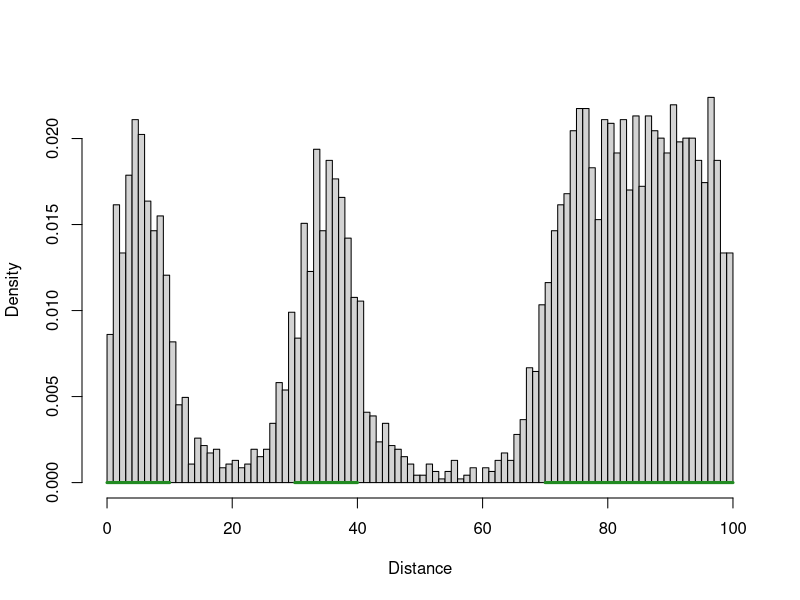
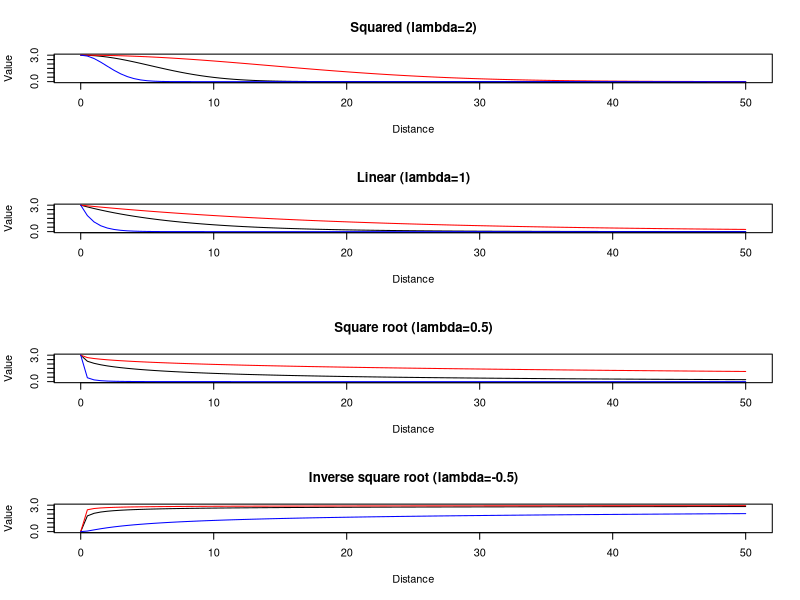
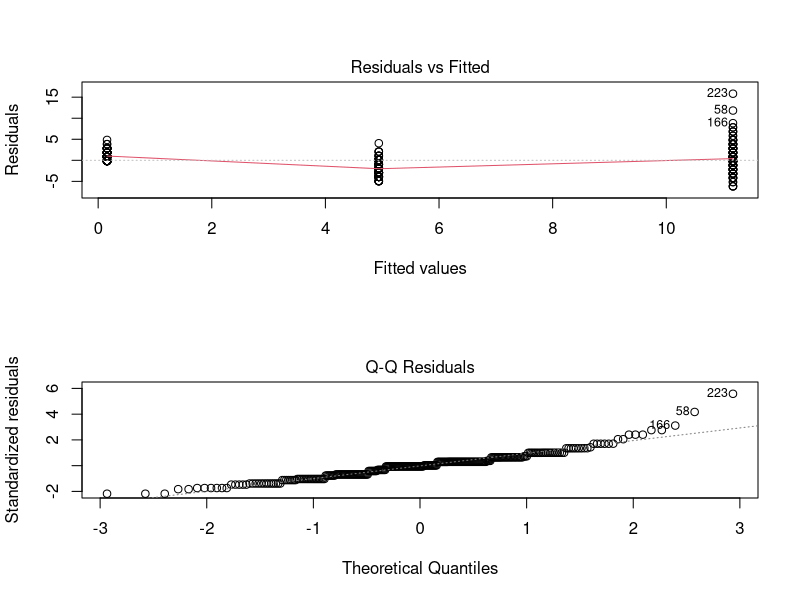
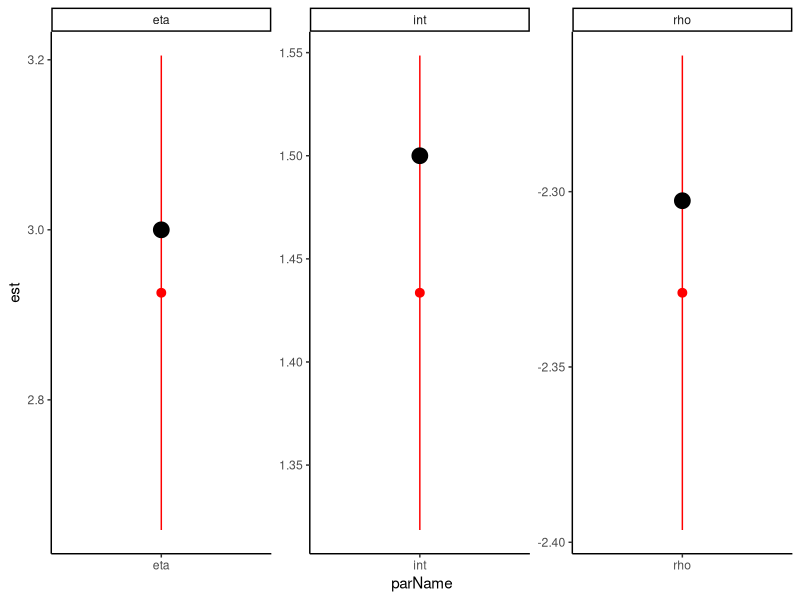
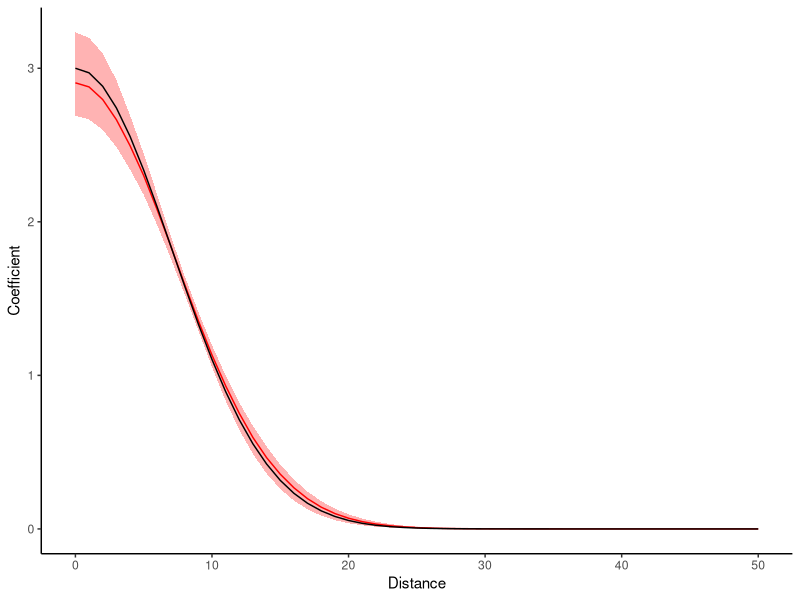
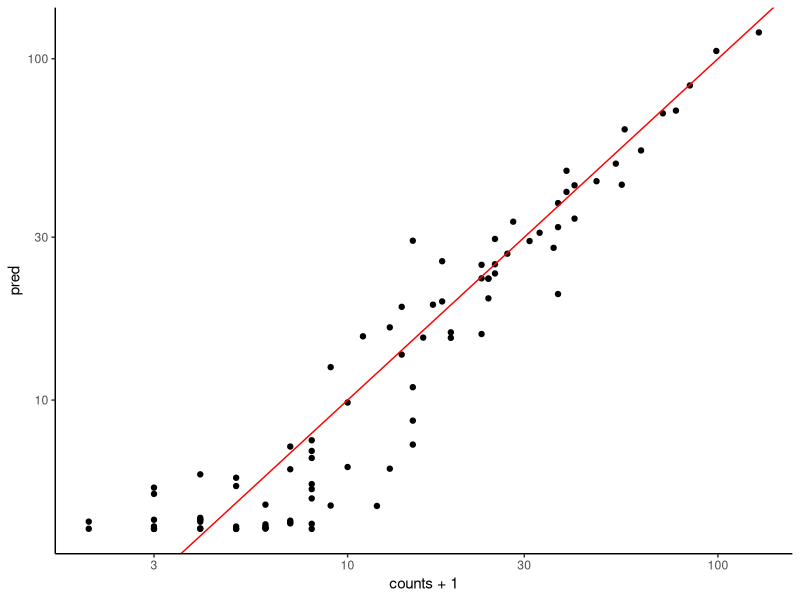
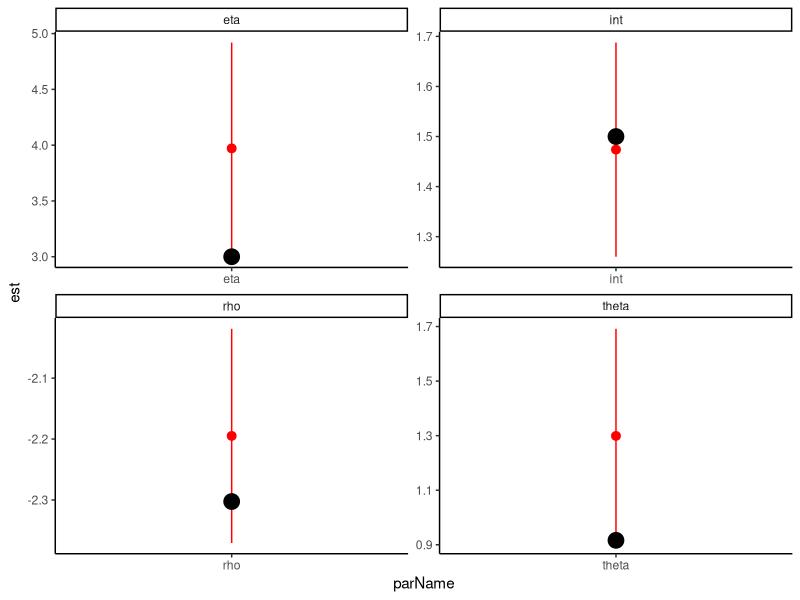
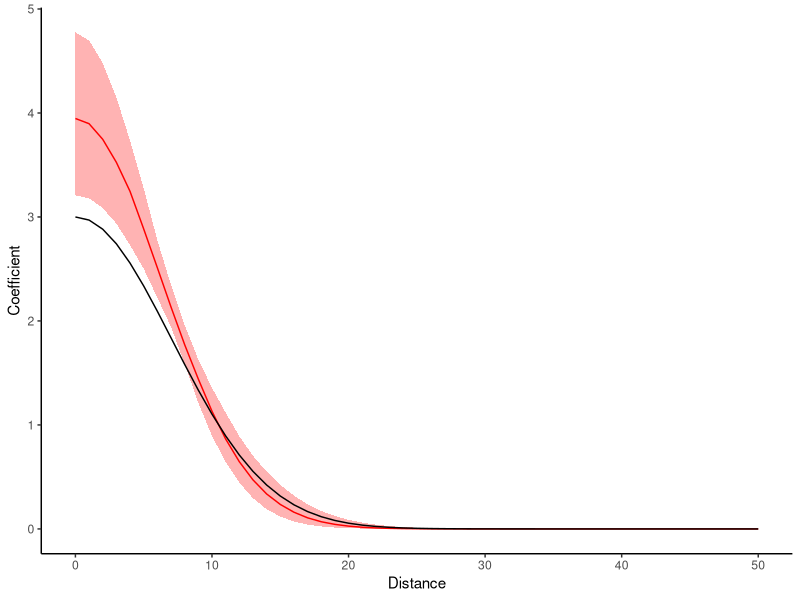

Write R code to recreate these figures, in order. (Note: this script raises an error after producing the figures.)
#Simulation to look at dispersal distances from seminatural features, SR 2020

library(tidyverse)
# library(devtools)
# install_github('https://github.com/jdyen/FREE')
# library(FREE) #Functional regression
library(mgcv)

# Functions for simulation -------------------------------------------------------

#Idea: 2D world of habitable patches surrounded by uninhabitable matrix. 
#Organisms start in a patch, reproduce according to logistic growth equation (K related to size of patch), and then disperse according to some univariate normal distribution
#If they land in another/the same patch, they add to its population
#Basically just the theory of island biogeography + metapopulation stuff

#Function to generate distribution of propagules from some source
#patches - dataframe of patches: xmin, xmax, n = starting population
#worldLims - vector of x-limits
#r - rate of growth at n=0
#dispType - dispersal kernel ('normal','t','cauchy','ft')
#dispPars - vector of parameters for dispersal (SD, c(SD,nu) for t-dist, c(a,b) for fat-tailed)
#tim - time steps to take
#kfac - factor to multiply patch size by (raises K-constant of patch)
#propDisperse - proportion of organisms that disperse, rather than staying in the patch (between 0 and 1)
#figure - what type of figure should be displayed ('hist','dense','none')
#lastStep - should only last step be saved (T/F)
#returnDist - should locations of dispersers be returned as a vector (T/F)
mkDist <- function(patches,worldLims,r,dispType,dispPars,tim,kfac,propDisperse=1,figure='hist',lastStep=F,returnDist=F){
  #Helper functions
  
  #Logistic growth equation (n at t+1)
  ntPlus <- function(nt,r,K){
    nt+(r*nt*(1-(nt/K)))
  }
  
  #Generate random numbers from 2-sided fat tailed distribution
  #1-sided: function(d,a,b) 1/(1+a*d^b)
  rft2 <- function(n,a,b){
    d <- runif(n,0,1) #Random uniform
    posneg <- sample(c(-1,1),n,T) #Positive/negative 1
    return(posneg*((1-d)/(a*d))^(1/b))
  }
  
  #Parameters for patches
  patches$size <- with(patches,xmax-xmin) #Size of patch
  patches$mid <- rowMeans(patches[,c('xmax','xmin')]) #Middle of patch
  npatches <- nrow(patches) #number of patches
  
  # plot(0,type='n',xlim=range(patches[,c('xmax','xmin')]),ylim=c(0,30),xlab='',ylab='')
  # for(i in 1:length(patches)){
  #   with(patches,{
  #     lines(c(xmin[i],xmax[i]),c(0,0),col='forestgreen',lwd=3)
  #     points(rep(mean(c(xmin[i],xmax[i])),n[i]),1:(n[i]),pch=19)
  #   })
  # }
  
  recordDisp <- list() #List to store dispersal
  
  for(t in 1:tim){
    #Reproduce
    for(i in 1:npatches){
      patches$n[i] <- max(0,round(ntPlus(patches$n[i],r,patches$size[i]))) #Population cannot be negative
    }
    
    #Disperse
    
    # dLocs <- with(patches,unlist(mapply(rnorm,n,mid,disp))) #Disperse from middle of patch
    dLocs <- numeric(0) #Empty set to store locations
    for(i in 1:npatches){
      #Dispersal location for migrants - all individuals disperse if propDisperse == 1
      nDispersers <- round(patches$n[i]*propDisperse)
      
      dLocs <- with(patches,c(dLocs,switch(dispType, #Choose dispersal kernel
        normal=rnorm(nDispersers,runif(nDispersers,xmin[i],xmax[i]),dispPars[1]), #Normal distribution
        cauchy=rcauchy(nDispersers,runif(nDispersers,xmin[i],xmax[i]),dispPars[1]), #Cauchy
        t=rt(nDispersers,dispPars[2])*dispPars[1] + runif(nDispersers,xmin[i],xmax[i]), #Student's t (regularized)
        ft=rft2(nDispersers,dispPars[1],dispPars[2]) + runif(nDispersers,xmin[i],xmax[i]) #2-sided fat-tailed
      )))
                     
      #Should try fat-tailed as well, as in Chapman et al 2006
      #Formula f(d|a,b) = 1/(1+a*d^b); authors found a = 0.3-0.4, b = 1.5-1.6
      #Turns out this is impossible to integrate. Better to use t dist or cauchy dist.
      #https://besjournals.onlinelibrary.wiley.com/doi/full/10.1111/j.1365-2656.2006.01172.x
      
      patches$n[i] <- patches$n[i] - nDispersers #Remove migrants
      if(patches$n[i]<0) stop('Population negative')
    }
    
    #Assign migrants to new patches
    for(i in 1:npatches){
      #New population = residents + immigrants
      patches$n[i] <- patches$n[i] + sum(dLocs>=patches$xmin[i] & dLocs<=patches$xmax[i]) 
    }
    
    #Record location of all migrants (sucessful/unsuccessful)
    recordDisp[[t]] <- dLocs
  }
  
  if(lastStep) recordDisp <- recordDisp[[length(recordDisp)]] #Only saves the last time step
  
  recordDisp <- unlist(recordDisp) #Converts to vector
  recordDisp <- recordDisp[recordDisp>=min(worldLims)&recordDisp<=max(worldLims)] #Get rid of records outside of world range
  
  if(figure=='hist'|figure=='dens'){ #Make a figure of the dispersal data
    # plot(0,type='n',xlim=range(patches[,c('xmax','xmin')]),ylim=c(0,max(patches$n)),xlab='',ylab='') #Empty plot
    if(figure=='hist') hist(unlist(recordDisp),freq=F,main='',breaks=100,xlim=worldLims,xlab='Distance') #Histogram plot
    
    if(figure=='dens') plot(density(unlist(recordDisp)),zero.line=T,main='',xlim=worldLims,xlab='Distance') #Density plot
    
    
    for(i in 1:npatches){
      with(patches,{
        lines(c(xmin[i],xmax[i]),c(0,0),col='forestgreen',lwd=3)
        # if(n[i]>0) points(rep(mean(c(xmin[i],xmax[i])),n[i]),1:(n[i]),pch=19)
      })
    }
  }
  
  if(returnDist) return(recordDisp)

}

patches <- data.frame(xmin=c(0,30,70),xmax=c(10,40,100),n=c(5,5,15))
worldLims <- c(0,100)
r <- 1 #Rate of growth

# #normal distribution
# dispType <- 'normal'
# dispPars <- c(5)

# #t distribution
# dispType <- 't'
# dispPars <- c(5,3) #dispersal parameters

# #cauchy distribution 
# dispType <- 'cauchy'
# dispPars <- c(1) #dispersal parameters

#2-sided fat-tailed distribution
dispType <- 'ft'
dispPars <- c(0.4,1.5) #dispersal parameters

tim <- 1000 #Time steps
kfac <- 10 #Factor to multiply k by (change carrying capacity for all patches)

#Works
mkDist(patches,worldLims,r,dispType,dispPars,tim,kfac,propDisperse=0.1,figure='hist',lastStep=F,returnDist=F)

#Function to generate random 1-D landscapes
# worldLim: vector of x-limits to world
# nPatches: number of patches to generate
# nWorlds: number of random landscapes to generate (Go then. There are other worlds than these.)
# leaveClear: location(s) to check if patches intersect (reject intersecting worlds). NA indicates no patches needed
mkLandscape <- function(worldLims,nPatches,nWorlds=1,leaveClear=NA){
  #Width of world
  worldWidth <- max(worldLims)-min(worldLims)
  #Number of non-overlapping points
  nPoints <- ifelse(any(is.na(leaveClear)),0,length(leaveClear))
  
  require(gtools)
  nBreaks <- (nPatches*2)+1 #Dimensions for dirichlet process
  outputList <- list()
  listInd <- 1 #Index for list
  
  while(length(outputList)<nWorlds){
    #Generate "cut up string" of locations using dirichlet process
    breakLocs <- cumsum(c(0,rdirichlet(1,rep(1,nBreaks))))*worldWidth + min(worldLims) 
    
    #Assemble into data frame
    patches <- data.frame(xmin=breakLocs[1:length(breakLocs)-1],xmax=breakLocs[2:length(breakLocs)])
    patches <- patches[seq(2,nrow(patches)-1,2),] #Choose only "middle" patches
    rownames(patches) <- NULL #Reset row names
    
    #Check intersection criteria
    pass <- nPoints==0 || !any(rep(patches$xmax,nPoints)>=rep(leaveClear,each=nPatches) & 
                   rep(leaveClear,each=nPatches)>=rep(patches$xmin,nPoints))
    
    if(pass) { #If it passes, append to list
      outputList[[listInd]] <- patches 
      # patches$size <- patches$xmax-patches$xmin #Calculate patch size
      listInd <- listInd + 1 #Increment counter
    }
  }
  return(outputList)
}

#Function to extract "onion skin" proportions of patch cover at distances from cent
# patches: dataframe with xlims of patches
# cent: vector of centre locations
# rad: length of radius
# nSlice: number of slices to take from 0 to rad
onionSkin <- function(patches,cent,rad,nSlice,scale=F){
  #Helper function
  overlap <- function(t1,t2,b1,b2){ #How much of a target line (t1,t2) overlaps the boundary line (b1,b2)
    if(t1>=t2|b1>=b2) stop('Second argument (t2/b2) must be larger than first (t1/b1)')
    max(0,min(t2,b2)-max(t1,b1))
  }
  
  #Setup 
  nPatch <- nrow(patches) #Number of patches specified
  nCent <- length(cent) #Number of point centres to use
  wSlice <- rad/nSlice #Width of a slice
  
  #Matrix for storing values
  results <- matrix(rep(NA,nCent*nSlice),nrow=nCent,ncol=nSlice)
  rownames(results) <- cent
  colnames(results) <- paste0('d',format(round(seq(wSlice,rad,wSlice),2),nsmall=2,trim=T))
  
  for(i in 1:nCent){ #For each point centre
    for(j in 1:nSlice){ #For each slice
      #Boundaries for each slice
      left <- c(cent-wSlice*j,cent-wSlice*(j-1))
      right <- c(cent+wSlice*(j-1),cent+wSlice*j)
      results[i,j] <- 0 #Initialize to zero
      for(k in 1:nPatch){
        results[i,j] <- results[i,j] + #Add overlap 
          overlap(patches$xmin[k],patches$xmax[k],left[1],left[2]) + 
          overlap(patches$xmin[k],patches$xmax[k],right[1],right[2])
      }
    }
  }
  if(scale){ #Scales results to proportion of area in slices
    results <- results/(rad*2/nSlice)
  }
  return(results) #Output
}

#Negative exponential decay function
#d: distance
#eta: intercept at d=0
#rho: rate of decay with distance (estimate on log scale)
#lambda: power term to use with distance
negExp <- function(d,eta,rho,lambda) eta*exp(-(rho^2)*(d^lambda))
par(mfrow=c(4,1)); curve(negExp(x,3,exp(-2),2),0,50,main='Squared (lambda=2)',ylim=c(0,3),xlab='Distance',ylab='Value') #squared exponential
curve(negExp(x,3,exp(-3),2),0,50,col='red',add=T) 
curve(negExp(x,3,exp(-1),2),0,50,col='blue',add=T) 
curve(negExp(x,3,exp(-1),1),0,50,main='Linear (lambda=1)',ylim=c(0,3),xlab='Distance',ylab='Value')
curve(negExp(x,3,exp(-1.5),1),0,50,add=T,col='red')
curve(negExp(x,3,exp(0),1),0,50,add=T,col='blue') 
curve(negExp(x,3,exp(-0.5),0.5),0,50,main='Square root (lambda=0.5)',ylim=c(0,3),xlab='Distance',ylab='Value')
curve(negExp(x,3,exp(-1),0.5),0,50,add=T,col='red')
curve(negExp(x,3,exp(0.5),0.5),0,50,add=T,col='blue') 
curve(negExp(x,3,exp(-0.5),-0.5),0,50,main='Inverse square root (lambda=-0.5)',ylim=c(0,3),xlab='Distance',ylab='Value')
curve(negExp(x,3,exp(-1),-0.5),0,50,add=T,col='red')
curve(negExp(x,3,exp(0.5),-0.5),0,50,add=T,col='blue') 
par(mfrow=c(1,1))

#negative log-likelihood function for onion skin method
# intercept: estimate intercept? (T/F)
# lambda: fix lambda at set value (estimate if NA)
#Order of pars, () indicates optional parameters:
#(intercept),eta,rho,(lambda),(theta),(otherCoefs)
#Order of dat:
#counts, ringDist,ringMatrix,scale,(otherVars)

nllOnion <- function(pars,dat,pdf='poisson',intercept=F,lambda=NA){
  #unpack variables
  y <- dat[[1]] #counts - dependent variable
  ringDist <- dat[[2]] #distances of rings
  ringMat <- dat[[3]] #matrix of composition at distances
  scal <- dat[[4]] #vector of weights (represent size of radii)
  if(length(dat)==5) { #If another matrix provided
    otherVars <- dat[[5]] #Matrix of variables for linear regression
  } else otherVars <- NA
  
  #unpack coefficients
  if(intercept){ #If using intercept
    int <- pars[1] #First parameter is intercept
    getPars <- 2 #Offsets rank of other parameters
  } else {
    int <- 0 #No intercept
    getPars <- 1
  }
  eta <- pars[getPars] #height of increase
  getPars <- getPars + 1
  rho <- exp(pars[getPars]) #distance decay
  getPars <- getPars + 1
  if(is.na(lambda)){
    lambda <- pars[getPars] #lambda parameter
    getPars <- getPars + 1
  } 
  if(pdf=='negbin'){ #If using a negative binomial distribution
    theta <- exp(pars[getPars]) # theta
    getPars <- getPars + 1
  }
  if(is.matrix(otherVars)){ #If other variables are being used
    otherCoefs <- pars[seq(getPars,getPars+ncol(otherVars)-1,1)] #Get other coefficients
  }
  
  #Multiply matrix by scal
  ringMat <- ringMat*matrix(rep(scal,nrow(ringMat)),ncol=length(scal),byrow=T)
  
  #Expected value
  yhat <- int + (ringMat %*% negExp(ringDist,eta,rho,lambda)) + ifelse(is.matrix(otherVars),otherVars %*% otherCoefs,0) 
  
  #Link function (log)
  yhat <- exp(yhat)
  
  #Log likelihood
  nll <- switch(pdf, 
                poisson=-sum(dpois(y,yhat,log=T)),
                negbin=-sum(dnbinom(y,mu=yhat,size=theta,log=T)))
  return(nll)
}


# Simple situation --------------------------------------------------------

theme_set(theme_classic())

#1 large patch on left side
patches <- data.frame(xmin=c(0),xmax=c(20),n=c(5))
worldLims <- c(0,100)
r <- 1 #Rate of growth
tim <- 2000 #Time steps
kfac <- 10 #Factor to multiply k by

#Simulate dispersal at 3 distances (25,50,75)
dispDist <- lapply(1:100,function(x){
  data.frame(d=mkDist(patches,worldLims,r,dispType='ft',dispPars=c(0.4,1.5),tim,kfac,propDisperse=0.1,figure='none',lastStep=F,returnDist=T)) %>% 
    filter(d>20) %>% mutate(d=d-20) %>% #Removes dispersals within patch
    # ggplot(aes(x=d))+geom_histogram()
    mutate(d=case_when(d>20&d<30 ~ 'near', d>45&d<55 ~ 'mid', d>70&d<80 ~ 'far')) %>% filter(!is.na(d)) %>% 
    mutate(d=factor(d,levels=c('near','mid','far'))) %>% group_by(d,.drop=F) %>% summarize(n=n()) %>% ungroup() %>% 
    mutate(d=case_when(d=='near' ~ 25, d=='mid' ~ 50, d=='far' ~ 75)) %>% 
    mutate(rep=x)
})
dispDist <- do.call('rbind',dispDist) %>% 
  mutate(rep=factor(rep))

mod1 <- dispDist %>% mutate(d=scale(d)) %>% 
  glm(n~d,data=.,family='poisson')

mod1 <- dispDist %>% mutate(logn=log(n+0.1),d=d) %>% 
  lm(n~sqrt(d),data=.)

# mod1 <- dispDist %>% mutate(d=scale(d)) %>% 
#   glmer(n~d+(d|rep),data=.,family='poisson')
summary(mod1)
par(mfrow=c(2,1)); plot(mod1,which=c(1,2))


# Radial functional regression --------------------------------------------

#Step 1: simulate data

#Create some fake landscapes
patches <- mkLandscape(c(0,100),nPatches=1,nWorlds=30,leaveClear=50)
patches <- c(patches,mkLandscape(c(0,100),nPatches=2,nWorlds=30,leaveClear=50))
patches <- c(patches,mkLandscape(c(0,100),nPatches=3,nWorlds=30,leaveClear=50))
#Get composition in rings around site
rings <- lapply(patches,onionSkin,cent=50,rad=50,nSlice=10,scale=T)
rings <- as.data.frame(do.call('rbind',rings))
row.names(rings) <- NULL

#Parameters for generation - Poisson 
int <- 1.5 #intercept
dists <- seq(5,50,5)-2.5 #Distances from centre
eta <- 3
rho <- 0.1
coefs <- negExp(dists,eta,rho,2)
mu <- exp(int+(as.matrix(rings) %*% coefs))
counts <- rpois(length(mu),mu)

#Step 2: estimate coefficients

#Test nll function
datList <- list(counts,dists,as.matrix(rings),scal=rep(1,length(dists)))
nllOnion(c(1.5,3,log(0.1)),dat=datList,pdf='poisson',lambda=2,intercept=T) #Looks ok
# debugonce(nllOnion)

#Estimate
#NOTE: lambda can be estimated separately, but it's close to being non-separable. Probably better to fix term or estimate WRT other terms.
est <- optim(c(1.5,3,log(0.1)),nllOnion,dat=datList,lambda=2,intercept=T,hessian=T) 
if(any(eigen(est$hessian)$values<=0)) print('Non-positive definite Hessian')

data.frame(parName=c('int','eta','rho'),est=est$par, #Estimates look OK
           se=sqrt(diag(solve(est$hessian))),actual=c(1.5,3,log(0.1))) %>% 
  ggplot(aes(x=parName,y=est))+geom_pointrange(aes(ymax=est+se*1.96,ymin=est-se*1.96),col='red')+
  geom_point(aes(y=actual),col='black',size=5)+
  facet_wrap(~parName,scales='free')

#Bootstrap CIs for curve
bootRep <- replicate(200,expr={
  N <- length(datList[[1]])
  s <- sample(c(1:N),N,TRUE)
  dat <- list(datList[[1]][s],datList[[2]],datList[[3]][s,],datList[[4]])
  bootEst <- optim(c(1.5,3,log(0.1)),nllOnion,dat=dat,lambda=2,intercept=T,hessian=T) $par
  negExp(0:100,bootEst[2],exp(bootEst[3]),2)
  })

#Coefficient curve looks OK
data.frame(dist=0:100,t(apply(bootRep,1,function(x) quantile(x,c(0.5,0.95,0.05)))),
           actual=negExp(0:100,3,0.1,2)) %>% 
  rename('med'=X50.,'upr'=X95.,'lwr'=X5.) %>% 
  ggplot(aes(x=dist))+geom_ribbon(aes(ymax=upr,ymin=lwr),alpha=0.3,fill='red')+
  geom_line(aes(y=med),col='red')+
  geom_line(aes(y=actual))+xlim(0,50)+
  labs(x='Distance',y='Coefficient')

#Predicted vs actual values - looks OK
data.frame(counts=counts,pred=exp(est$par[1]+(as.matrix(rings) %*% negExp(dists,est$par[2],exp(est$par[3]),2)))) %>% 
  ggplot(aes(x=counts+1,y=pred))+geom_point()+
  geom_abline(intercept=0,slope=1,col='red')+
  scale_x_log10()+scale_y_log10()

#Negbin version
theta <- 2.5 #Dispersion for negbin
counts <- rnbinom(length(mu),mu=mu,size=theta) #Same generating parameters, but use negative binomial instead of poisson

#Test
datList <- list(counts,dists,as.matrix(rings),scal=rep(1,length(dists)))
#(intercept),eta,rho,(lambda),(theta)
nllOnion(c(1.5,3,log(0.1),2,2.5),datList,pdf='negbin',intercept=T) #Looks ok

#Estimate
est <- optim(c(1.5,3,log(0.1),2.5),nllOnion,pdf='negbin',lambda=2,dat=datList,intercept=T,hessian=T) 
if(any(eigen(est$hessian)$values<=0)) print('Non-positive definite Hessian')

data.frame(parName=c('int','eta','rho','theta'),est=est$par, #Estimates look OK
           se=sqrt(diag(solve(est$hessian))),actual=c(1.5,3,log(0.1),log(2.5))) %>% 
  ggplot(aes(x=parName,y=est))+geom_pointrange(aes(ymax=est+se*1.96,ymin=est-se*1.96),col='red')+
  geom_point(aes(y=actual),col='black',size=5)+
  facet_wrap(~parName,scales='free')

#Bootstrap CIs for curve
bootRep <- replicate(200,expr={
  N <- length(datList[[1]])
  s <- sample(c(1:N),N,TRUE)
  dat <- list(datList[[1]][s],datList[[2]],datList[[3]][s,],datList[[4]])
  bootEst <- optim(est$par,nllOnion,pdf='negbin',lambda=2,dat=dat,intercept=T,hessian=T)$par
  negExp(0:100,bootEst[2],exp(bootEst[3]),2)
})

#Coefficient curve looks OK
data.frame(dist=0:100,t(apply(bootRep,1,function(x) quantile(x,c(0.5,0.95,0.05)))),
           actual=negExp(0:100,3,0.1,2)) %>% 
  rename('med'=X50.,'upr'=X95.,'lwr'=X5.) %>% 
  ggplot(aes(x=dist))+geom_ribbon(aes(ymax=upr,ymin=lwr),alpha=0.3,fill='red')+
  geom_line(aes(y=med),col='red')+
  geom_line(aes(y=actual))+xlim(0,50)+
  labs(x='Distance',y='Coefficient')

#Predicted vs actual values - looks OK
data.frame(counts=counts,pred=exp(est$par[1]+(as.matrix(rings) %*% negExp(dists,est$par[2],exp(est$par[3]),2)))) %>% 
  ggplot(aes(x=counts,y=pred))+geom_point()+
  geom_abline(intercept=0,slope=1,col='red')+
  scale_x_log10()+scale_y_log10()
  

# RFR (radial functional regression) with simulated data -------------------------------------------------

#Step 1: generate worlds

# sampleLims <- c(45,55)
sampleLims <- c(47.5,52.5)

worlds <- list() 
for(n in 1:5) worlds <- c(worlds,mkLandscape(worldLims=c(0,100),nPatches=n,nWorlds=100,leaveClear=seq(min(sampleLims),max(sampleLims),0.1)))

#Step 2: simulate dispersion and extract counts of dispersers

#Add 1 population to each world
worlds <- lapply(worlds,function(x) data.frame(x,n=1))

#Simulates dispersion, and extracts counts between sampleLims
counts <- lapply(worlds,function(x,sL) {
  temp <- mkDist(x,worldLims=c(0,100),r=1,dispType='ft',dispPars=c(0.4,1.5),tim=400,kfac=10,propDisperse=0.1,figure='none',lastStep=F,returnDist=T)
  temp <- temp[temp>=min(sL)&temp<=max(sL)]
  return(temp)},sL=sampleLims)
counts <- sapply(counts,length)

#Step 3: extract landscape data - nearest neighbour, 5m rings, and various radii

#Nearest neighbour distance
nnDist <- sapply(worlds,function(x,sL){
  x <- unlist(x[,-3])
  return(min(abs(c(sL[1]-x,sL[2]-x))))
},sL=sampleLims)
par(mfrow=c(1,1)); hist(nnDist); summary(nnDist)

#Ring composition in 5m slices
ringComp <- t(sapply(worlds,function(x) onionSkin(x,cent=50,rad=50,nSlice=10,scale=T)))
ringDist <- seq(5,50,length.out=10)-2.5
colnames(ringComp) <- paste0('d',ringDist)
par(mfrow=c(5,2)); for(i in 1:10) hist(ringComp[,i],main=i); par(mfrow=c(1,1)) #Looks OK

#Composition within a 10m-50m radius, by 5m increments
totalComp <- t(apply(ringComp,1,function(x) cummean(x)[-1]))
colnames(totalComp) <- paste0('d',seq(10,50,5))

#Step 4: compare types of regression to see which one works best
par(mfrow=c(1,1)); curve(negExp(x,3,exp(-1.5),1),0,50,ylim=c(0,3),ylab='Coef'); curve(negExp(x,3,exp(-1.5),2),0,50,add=T,col='red');
legend('topright',c('Linear','Square'),fill=c('black','red'))

datList <- list(counts=counts,ringDist=ringDist,ringComp=ringComp,scal=rep(1,length(ringDist)))

#Works
#(intercept),eta,rho,(lambda),(theta)
nllOnion(c(3,log(0.1),1),dat=datList,pdf='negbin',intercept=F,lambda=1)
# debugonce(nllOnion)

#Initial set of RFR, using only onion-ring composition
omod1 <- list()

#NegBin - no intercept - linear decay
(omod1[[1]] <- optim(c(3,log(0.1),1),nllOnion,dat=datList,pdf='negbin',intercept=F,lambda=1,hessian=T))
if(any(eigen(omod1[[1]]$hessian)$values<=0)) print('Non-positive definite Hessian')
data.frame(est=omod1[[1]]$par,se=sqrt(diag(solve(omod1[[1]]$hessian)))) #Looks OK

#NegBin - no intercept - squared decay
(omod1[[2]] <- optim(c(3,log(0.1),1),nllOnion,dat=datList,pdf='negbin',intercept=F,lambda=2,hessian=T))
if(any(eigen(omod1[[2]]$hessian)$values<=0)) print('Non-positive definite Hessian')
data.frame(est=omod1[[2]]$par,se=sqrt(diag(solve(omod1[[2]]$hessian)))) #Looks OK

#NegBin - intercept - linear decay
(omod1[[3]] <- optim(c(0,5.6,-1,0.8),nllOnion,dat=datList,pdf='negbin',intercept=T,lambda=1,hessian=T))
if(any(eigen(omod1[[3]]$hessian)$values<=0)) print('Non-positive definite Hessian')
data.frame(est=omod1[[3]]$par,se=sqrt(diag(solve(omod1[[3]]$hessian)))) #Looks OK

#NegBin - intercept - squared decay
(omod1[[4]] <- optim(c(0,5.6,-1,0.8),nllOnion,dat=datList,pdf='negbin',intercept=T,lambda=2,hessian=T))
if(any(eigen(omod1[[4]]$hessian)$values<=0)) print('Non-positive definite Hessian')
data.frame(est=omod1[[4]]$par,se=sqrt(diag(solve(omod1[[4]]$hessian)))) #Looks OK

#Second set of RFR using onion-ring composition + NNdist
omod2 <- list()
datList2 <- datList
datList2$nnDist <- matrix(scale(sqrt(nnDist)),ncol=1)

#NegBin - no intercept - linear decay
(omod2[[1]] <- optim(c(3,log(0.1),1,-1),nllOnion,dat=datList2,pdf='negbin',intercept=F,lambda=1,hessian=T))
if(any(eigen(omod2[[1]]$hessian)$values<=0)) print('Non-positive definite Hessian')
data.frame(est=omod2[[1]]$par,se=sqrt(diag(solve(omod2[[1]]$hessian)))) #Looks OK

#NegBin - no intercept - squared decay
(omod2[[2]] <- optim(c(3,log(0.1),1,-1),nllOnion,dat=datList2,pdf='negbin',intercept=F,lambda=2,hessian=T))
if(any(eigen(omod2[[2]]$hessian)$values<=0)) print('Non-positive definite Hessian')
data.frame(est=omod2[[2]]$par,se=sqrt(diag(solve(omod2[[2]]$hessian)))) #Looks OK

#NegBin - intercept - linear decay - NONESTIMABLE
(omod2[[3]] <- optim(c(omod1[[3]]$par,0),nllOnion,dat=datList2,pdf='negbin',intercept=T,lambda=1,hessian=T))
if(any(eigen(omod2[[3]]$hessian)$values<=0)) print('Non-positive definite Hessian')
data.frame(est=omod2[[3]]$par,se=sqrt(diag(solve(omod2[[3]]$hessian)))) #Not good

#NegBin - intercept - squared decay - NONESTIMABLE
(omod2[[4]] <- optim(c(omod1[[4]]$par,0),nllOnion,dat=datList2,pdf='negbin',intercept=T,lambda=2,hessian=T))
if(any(eigen(omod2[[4]]$hessian)$values<=0)) print('Non-positive definite Hessian')
data.frame(est=omod2[[4]]$par,se=sqrt(diag(solve(omod2[[4]]$hessian)))) #Not good

#Functional regression using mgcv
datList$ringMat <- matrix(rep(ringDist,each=nrow(ringComp)),ncol=ncol(ringComp)) #Matrix of distance values
datList$nnDist <- nnDist
omod3 <- gam(counts~s(ringMat,by=ringComp),data=datList,family='nb',method='ML') #Just ring composition
omod4 <- gam(counts~nnDist+s(ringMat,by=ringComp),data=datList,family='nb',method='ML') #Ring composition + NN distance
AIC(omod3,omod4)
summary(omod3)
summary(omod4)
plot(omod3); abline(h=0,lty=2)
plot(omod4); abline(h=0,lty=2)


#Plot coefficient curves
par(mfrow=c(3,1))
plot(omod3,ylab='Coef',xlab='Dist',main='Radial Functional Regression - Radii only',se=F,col='blue',rug=F)
abline(h=0,lty=2)
curve(negExp(x,omod1[[1]]$par[1],exp(omod1[[1]]$par[2]),1),0,50,add=T) #Looks OK
curve(negExp(x,omod1[[2]]$par[1],exp(omod1[[2]]$par[2]),2),0,50,add=T,col='red') #Looks OK
curve(negExp(x,omod1[[3]]$par[2],exp(omod1[[3]]$par[3]),1)+omod1[[3]]$par[1],0,50,add=T,lty=2) #Looks OK
curve(negExp(x,omod1[[4]]$par[2],exp(omod1[[4]]$par[3]),2)+omod1[[4]]$par[1],0,50,add=T,lty=2,col='red') #Looks OK


legend('topright',c('Linear','Squared','Linear + Int','Squared + Int','Spline'),col=c('black','red','black','red','blue'),lty=c(1,1,2,2,1))
#Radial component
curve(negExp(x,omod2[[1]]$par[1],exp(omod2[[1]]$par[2]),1),0,50,xlab='Dist',ylab='Coef',main='Radial Functional Regression - Radii component') #Looks OK
curve(negExp(x,omod2[[2]]$par[1],exp(omod2[[2]]$par[2]),2),0,50,add=T,col='red')
#Linear component
yhat <- as.vector(apply(ringComp,2,mean) %*% negExp(ringDist,omod2[[1]]$par[1],exp(omod2[[1]]$par[2]),2)) + datList2$nnDist*omod2[[1]]$par[4]
plot(sort(nnDist),sort(exp(yhat)),xlab='Nearest patch',ylab='Effect',type='l',ylim=c(0.5,12),main='Radial Functional Regression - Linear component') 
yhat <- as.vector(apply(ringComp,2,mean) %*% negExp(ringDist,omod2[[2]]$par[1],exp(omod2[[2]]$par[2]),2)) + datList2$nnDist*omod2[[2]]$par[4]
lines(sort(nnDist),sort(exp(yhat)),col='red') 

#Standard nnDist GLMs - highly overdispersed, so using negbin
mod1 <-MASS::glm.nb(counts~dist,data=data.frame(count=counts,dist=nnDist)) 
par(mfrow=c(2,1)); plot(mod1,which=c(1,2)); par(mfrow=c(1,1)) #Better, but still not great
plot(predict(mod1,type='response'),counts,ylab='Actual',xlab='Predicted'); abline(0,1,col='red')

#Compare different fixed radii as predictors
mod2 <- list()
mod2[[1]] <- MASS::glm.nb(counts~ringComp[,1])
par(mfrow=c(3,2)); plot(mod2[[1]],which=c(1,2),main=paste0('Dist:',ringDist[1]+2.5))
for(i in 1:ncol(totalComp)){
  mod2[[i+1]] <- MASS::glm.nb(counts~totalComp[,i])
  plot(mod2[[i+1]],which=c(1,2),main=paste0('Dist:',ringDist[i+1]+2.5))
}
par(mfrow=c(1,1))

#Fixed radii + nnDist
mod3 <- list()
mod3[[1]] <- MASS::glm.nb(counts~ringComp[,1]+nnDist)
par(mfrow=c(3,2)); plot(mod3[[1]],which=c(1,2),main=paste0('Dist:',ringDist[1]+2.5))
for(i in 1:ncol(totalComp)){
  mod3[[i+1]] <- MASS::glm.nb(counts~totalComp[,i]+nnDist)
  plot(mod3[[i+1]],which=c(1,2),main=paste0('Dist:',ringDist[i+1]+2.5))
}
par(mfrow=c(1,1))

sapply(mod2,car::vif)

#Assemble model results
modResults <- data.frame(model=c('Onion - No Intercept - Linear','Onion - No Intercept - Square','Onion - Intercept - Linear','Onion - Intercept - Square'),
                         logLik=-sapply(omod1,function(x) x$value),nPars=c(3,3,4,4)) %>% 
  bind_rows(data.frame(model=c('Onion - Intercept - Spline','Onion - Intercept - Spline + NN'),
                       logLik=c(logLik(omod3),logLik(omod4)),nPars=c(length(coef(omod3)),length(coef(omod4))))) %>% 
  # #Linear + NN models have same logLik as models above - no improvement
  # bind_rows(data.frame(model=c('Onion - No Intercept - Linear+NN','Onion - No Intercept - Square+NN'),
  #                      logLik=-sapply(omod2,function(x) x$value)[1:2],nPars=c(4,4))) %>%
  bind_rows(data.frame(model=c('LM - Int - Nearest neighbour',paste0('LM - Int - radius',ringDist+2.5),paste0('LM - Int - radius+NN',ringDist+2.5)),
                       logLik=c(logLik(mod1),sapply(mod2,logLik),sapply(mod3,logLik)),
                       nPars=c(rep(3,1+length(mod2)),rep(4,length(mod3))))) %>%
  mutate(AIC=(-2*logLik)+(2*nPars),model=factor(model,levels=model)) %>% 
  mutate(deltaAIC=AIC-min(AIC),rank=rank(deltaAIC)) %>% separate(model,c('modType','intercept','predictor'),sep=' - ') %>% 
  mutate(predictor=ifelse(predictor=='Linear'|predictor=='Square',paste0(predictor,' decay'),predictor))
  
#Likelihood plot
plot(ringDist+2.5,sapply(mod2,logLik),ylab='log likelihood',xlab='Distance',pch=19,type='b',ylim=range(modResults$logLik))
points(ringDist+2.5,sapply(mod3,logLik),pch=19,type='b')
abline(h=logLik(mod1),lty='dashed')
text(40,logLik(mod1)-5,'Nearest patch')
text(40,logLik(mod2[[8]])+25,'Varying\nradii')
text(40,logLik(mod3[[8]])-15,'Nearest patch +\nVarying radii')
abline(h=modResults$logLik[grepl('decay',modResults$predictor)],col='red',lty='dashed')
with(filter(modResults,grepl('decay',predictor)),
     text(40,logLik,paste(predictor,intercept,sep='-'),col='red')
     )
abline(h=modResults$logLik[grepl('Spline',modResults$predictor)],col='blue',lty='dashed')
with(filter(modResults,grepl('Spline',predictor)),text(40,logLik,paste(predictor,intercept,sep='-'),col='blue'))
legend('bottom',legend=c('Standard GLM','"Onion-skin" GLM'),fill=c('black','red'), y.intersp=0.8,x.intersp=0.5)

#AIC plot
plot(ringDist+2.5,sapply(mod2,AIC),ylab='AIC',xlab='Distance',pch=19,type='b',ylim=range(modResults$AIC),main='Model Performance')
points(ringDist+2.5,sapply(mod3,AIC),pch=19,type='b')
abline(h=AIC(mod1),lty='dashed')
text(40,AIC(mod1)+5,'Nearest patch')
text(40,AIC(mod2[[8]])-45,'Varying\nradii')
text(40,AIC(mod3[[8]])+25,'Nearest patch +\nVarying radii')
abline(h=modResults$AIC[grepl('decay',modResults$predictor)],col='red',lty='dashed')
with(filter(modResults,grepl('decay',predictor)),
     text(40,AIC,paste(predictor,intercept,sep='-'),col='red')
)
abline(h=modResults$AIC[grepl('Spline',modResults$predictor)],col='blue',lty='dashed')
with(filter(modResults,grepl('Spline',predictor)),
     text(40,AIC,paste(predictor,intercept,sep='-'),col='blue')
)
legend('top',legend=c('Standard GLM','"Onion-skin" GLM'),fill=c('black','red'), y.intersp=0.8,x.intersp=0.5)

# #Bootstrap CIs for slope coefficients
# bootCoef <- replicate(100,{
#   samps <- sample(1:length(datList[[1]]),length(datList[[1]]),replace=T)
#   tempDat <- list(datList[[1]][samps],datList[[2]],datList[[3]][samps,],datList[[4]])
#   tempPars <- optim(omod3$par,nllOnion,dat=tempDat,pdf='negbin',lambda=1,intercept=T,hessian=T)$par
#   #Predictions for coefs at different distances
#   tempRet <- negExp(ringDist,tempPars[2],exp(tempPars[3]),1)
#   names(tempRet) <- colnames(ringComp)
#   return(tempRet)
# })
# 
# data.frame(dist=ringDist+2.5,
#            med=apply(bootCoef,1,median),upr=apply(bootCoef,1,function(x) quantile(x,0.95)),lwr=apply(bootCoef,1,function(x) quantile(x,0.05))) %>% 
#   ggplot(aes(dist,med))+geom_ribbon(aes(ymax=upr,ymin=lwr),alpha=0.3)+
#   geom_line()+
#   labs(x='Distance',y='Slope coefficient')
# 
# #Bootstrap CIs for predicted values
# bootPred <- replicate(100,{
#   samps <- sample(1:length(datList[[1]]),length(datList[[1]]),replace=T) #Samples to take
#   tempDat <- list(datList[[1]][samps],datList[[2]],datList[[3]][samps,],datList[[4]]) #Re-sampled data
#   tempPars <- optim(omod3$par,nllOnion,dat=tempDat,pdf='negbin',lambda=1,intercept=T,hessian=T)$par
#   # #Predictions for coefs at different distances
#   # tempRet <- lnExp(ringDist,tempPars[2],exp(tempPars[3]))
#   # names(tempRet) <- colnames(ringComp)
#   #Generate expected values
#   tempRet <- as.vector(exp(tempPars[1] + datList[[3]] %*% negExp(ringDist,tempPars[2],exp(tempPars[3]),1)))
#   # plot(as.vector(exp(tempPars[1] + datList[[3]] %*% lnExp(ringDist,tempPars[2],exp(tempPars[3])))),counts,xlab='pred',ylab='actual')
#   # abline(0,1,col='red')
#   return(tempRet)
#   rm(samps,tempDat,tempPars,tempRet)
# })
# 
# #This looks really overdispersed
# data.frame(counts=counts,
#            patches=rep(1:5,each=100),
#            pred=as.vector(exp(omod3$par[1] + ringComp %*% negExp(ringDist,omod3$par[2],exp(omod3$par[3]),1))),
#            med=apply(bootPred,1,median),
#            upr=apply(bootPred,1,function(x) quantile(x,0.95)), lwr=apply(bootPred,1,function(x) quantile(x,0.05))) %>% 
#   ggplot(aes(x=counts+1,y=pred))+ # geom_pointrange(aes(x=counts+0.1,y=med,ymax=upr,ymin=lwr))+
#   geom_point()+
#   # facet_wrap(~patches)+
#   labs(x='Actual',y='Predicted')
#   # geom_smooth(method=lm,formula=y~exp(x),se=F)+
#   # scale_y_log10()+scale_x_log10()
#   
# 
# #Try this again, but with sqrt-transformed distances
# datList <- list(counts,sqrt(ringDist),ringComp,scal=rep(1,length(ringDist)))
# 
# #NegBin - intercept - linear decay
# (omod5 <- optim(c(0,5.6,-1,0.8),nllOnion,
#                 # method='L-BFGS-B',lower=c(-10,-10,-10,-10),upper=c(10,10,10,10),
#                 dat=datList,type='ln',pdf='negbin',intercept=T,hessian=T))
# if(any(eigen(omod5$hessian)$values<=0)) print('Non-positive definite Hessian')
# data.frame(est=omod5$par,se=sqrt(diag(solve(omod5$hessian)))) #Looks OK
# curve(lnExp(x,omod5$par[2],exp(omod5$par[3]))+omod5$par[1],log(1),log(50),xlab='log(Dist)',ylab='Coef') #Looks OK
# 
# as.vector(exp(omod5$par[1] + ringComp %*% lnExp(ringDist,omod5$par[2],exp(omod5$par[3]))))
